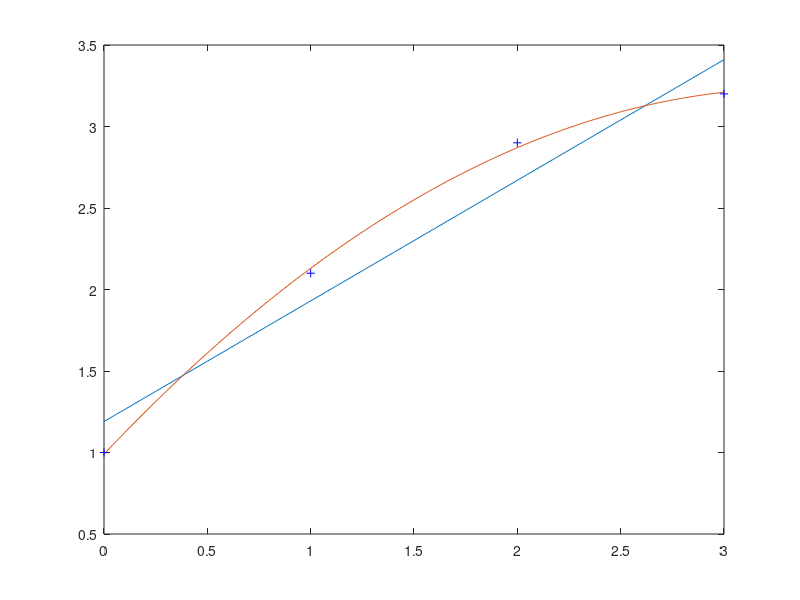

Here is the MATLAB script that generated this plot:
xe=-1:0.5:1; ## puntos equiespaciados
ye=exp(-3.*xe); ## imagen por la funcion
p4=polyfit(xe,ye,4); ## coeficientes del polinomio interpolador, ordenados decreciente en grado
x1=0:4;
x2=(2*x1+1)*pi/10;
nodos=cos(x2); ## raices del polinomio de Tchebychev de grado 5
y=exp(-3*nodos);
q4=polyfit(nodos,y,4); ## coeficientes del polinomio de Tchebychev de grado 5
error_equi=exp(-3*(-0.8))-polyval(p4,-0.8)
error_tcheby=exp(-3*(-0.8))-polyval(q4,-0.8)
grilla=[-1:0.01:1];
g1=polyval(p4,grilla);
g2=polyval(q4,grilla);
plot(grilla,exp(-3.*grilla),grilla,g1,grilla,g2,xe,ye,"b*",nodos,y,"b+")

x = 0:3;
y = [1,2.1,2.9,3.2];
mc1=polyfit(x,y,1) ## coeficientes de la recta de minimos cuadrados
mc2=polyfit(x,y,2) ## coeficientes de la funcion cuadratica que mejor aproxima en el sentido de minimos cuadrados
grilla=0:0.01:3;
im1=polyval(mc1,grilla);
im2=polyval(mc2,grilla);
plot(grilla,im1,grilla,im2,x,y,"b+")
